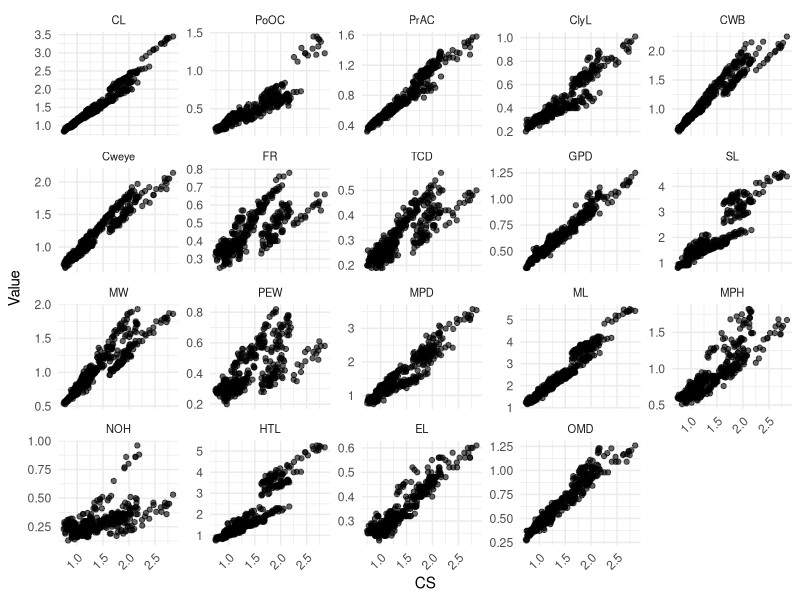
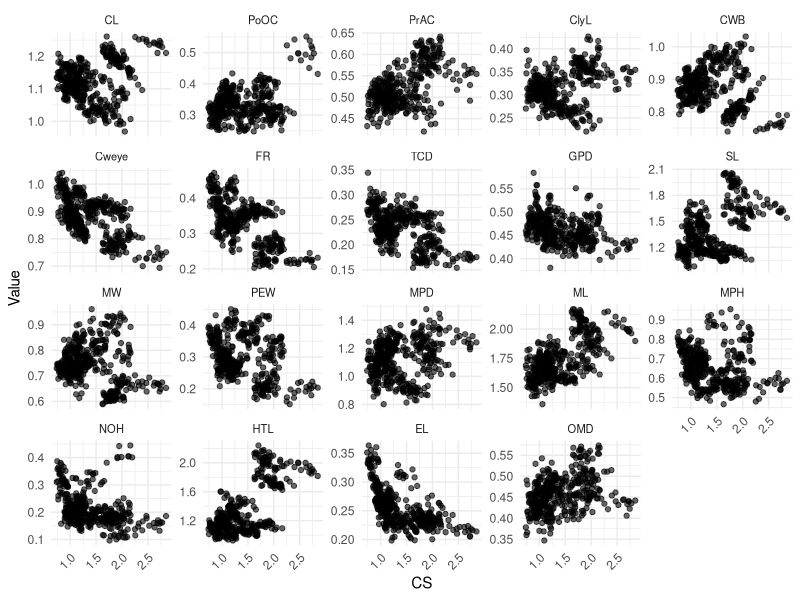
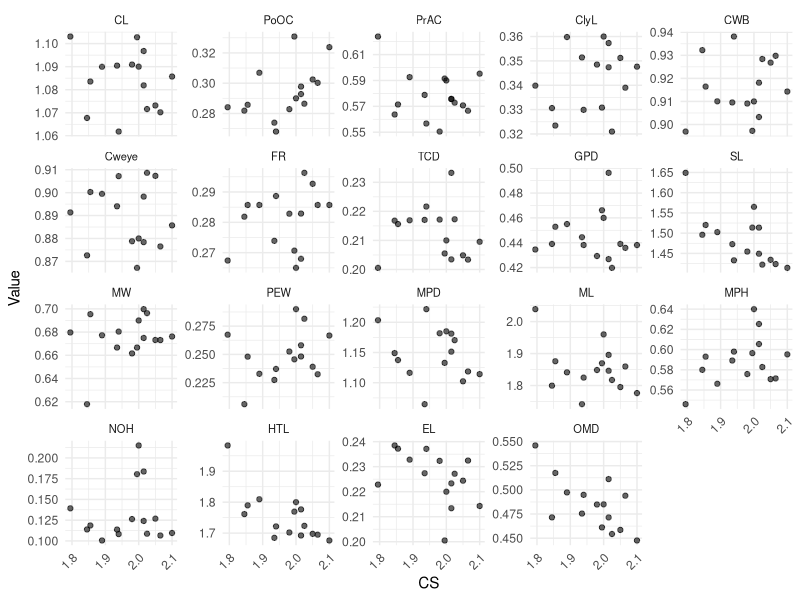
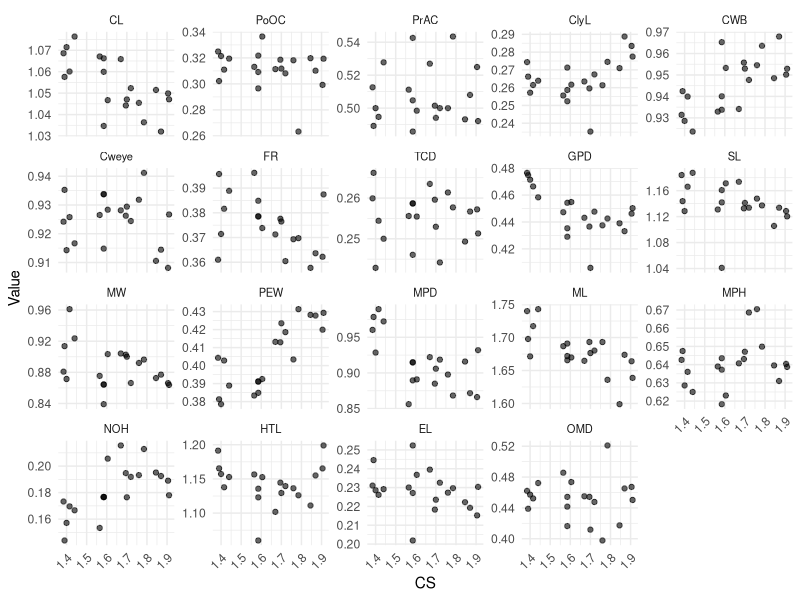
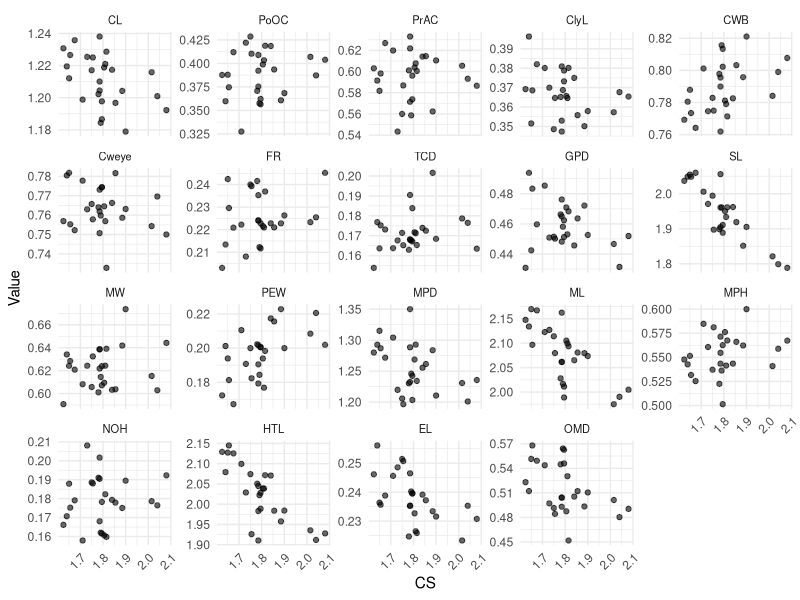

Here is the R script that generated these plots, in order:
## ---- chunk 1
library(dplyr)
library(ggplot2)
library(reshape2)
## ---- chunk 2
am<-read.csv("CMMmm.csv",as.is=TRUE)
## ---- chunk 3
#create CS variable & find indices
am.indices <- am
am.indices$CS <- (am.indices$CL + am.indices$CWB)/2

am.indices <- am.indices %>%
  mutate(across(where(is.numeric) & !matches("CS"), ~ . / CS))
## ---- chunk 4
#fit regression (Y/CS)~CS for each variable & store coefficients
coefficient.list <- list()

for (i in 5:23) {
  # Fit the regression model
  model <- lm(am.indices[[i]] ~ am.indices[[24]])
  
  #store coefficients
  model_coeffs <- coef(model)
  
  coefficient.list[[colnames(am.indices)[i]]] <- model_coeffs

}  

coefficient.df <- as.data.frame(do.call(rbind, coefficient.list))
colnames(coefficient.df) <- c("Intercept", "Slope")

coefficient.df
## ---- chunk 5
a <- coefficient.df$Slope
b <- coefficient.df$Intercept
CS.s <- mean(am.indices$CS)

am.D <- data.frame(matrix(ncol = 19, nrow = 425))
for (i in 1:19){
  am.D[i] <- a[i]*am.indices$CS + b[i]
}

am.C.cal <- data.frame(matrix(ncol = 19, nrow = 1))
for (i in 1:19){
  am.C.cal[i] <- a[i]*CS.s + b[i]*CS.s
}
## ---- chunk 6
am.I.css <- data.frame(matrix(ncol = 19, nrow = 425))
for (i in 1:19){
  am.I.css[i] <- am.indices[,4+i] / am.D[[i]] * am.C.cal[[i]]
}

colnames(am.I.css) <- colnames(am.indices)[5:23]
am.I.css$CS <- am.indices$CS
colnames(am.I.css) <- c(colnames(am.indices)[5:23], "CS")
## ---- chunk 7
am$CS <- (am$CL + am$CWB)/2
am.long <- melt(am, id.vars = "CS", measure.vars = names(am)[5:23])

# Plot using ggplot2 with facet_wrap
ggplot(am.long, aes(x = CS, y = value)) +
  geom_point(alpha = 0.6) +
  facet_wrap(~ variable, scales = "free_y") +
  labs(x = "CS", y = "Value") +
  theme_minimal() +
  theme(
    strip.text = element_text(size = 8),
    axis.text.x = element_text(angle = 45, hjust = 1)
  )

## ---- chunk 8
am.indices.long <- melt(am.indices, id.vars = "CS", measure.vars = names(am.indices)[5:23])

# Plot using ggplot2 with facet_wrap
ggplot(am.indices.long, aes(x = CS, y = value)) +
  geom_point(alpha = 0.6) +
  facet_wrap(~ variable, scales = "free_y") +
  labs(x = "CS", y = "Value") +
  theme_minimal() +
  theme(
    strip.text = element_text(size = 8),
    axis.text.x = element_text(angle = 45, hjust = 1)
  )

## ---- chunk 9
am.indices.b <- am.indices %>%
  filter(sp == "batesii")
am.indices.b.long <- melt(am.indices.b, id.vars = "CS", measure.vars = names(am.indices.b)[5:23])

# Plot using ggplot2 with facet_wrap
ggplot(am.indices.b.long, aes(x = CS, y = value)) +
  geom_point(alpha = 0.6) +
  facet_wrap(~ variable, scales = "free_y") +
  labs(x = "CS", y = "Value") +
  theme_minimal() +
  theme(
    strip.text = element_text(size = 8),
    axis.text.x = element_text(angle = 45, hjust = 1)
  )

## ---- chunk 10
am.indices.b <- am.indices %>%
  filter(sp == "heteroclitus")
am.indices.b.long <- melt(am.indices.b, id.vars = "CS", measure.vars = names(am.indices.b)[5:23])

# Plot using ggplot2 with facet_wrap
ggplot(am.indices.b.long, aes(x = CS, y = value)) +
  geom_point(alpha = 0.6) +
  facet_wrap(~ variable, scales = "free_y") +
  labs(x = "CS", y = "Value") +
  theme_minimal() +
  theme(
    strip.text = element_text(size = 8),
    axis.text.x = element_text(angle = 45, hjust = 1)
  )

## ---- chunk 11
am.indices.b <- am.indices %>%
  filter(sp == "hildebrandti")
am.indices.b.long <- melt(am.indices.b, id.vars = "CS", measure.vars = names(am.indices.b)[5:23])

# Plot using ggplot2 with facet_wrap
ggplot(am.indices.b.long, aes(x = CS, y = value)) +
  geom_point(alpha = 0.6) +
  facet_wrap(~ variable, scales = "free_y") +
  labs(x = "CS", y = "Value") +
  theme_minimal() +
  theme(
    strip.text = element_text(size = 8),
    axis.text.x = element_text(angle = 45, hjust = 1)
  )

